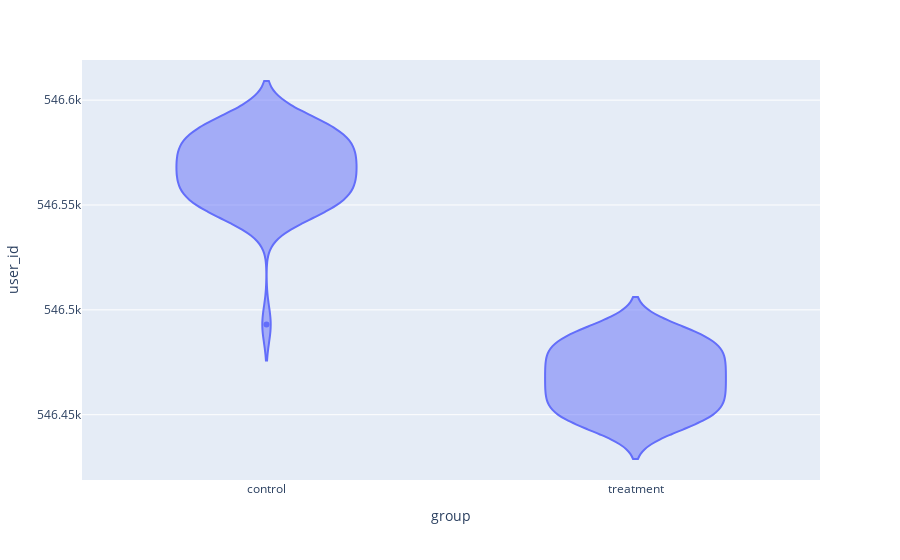

Source (notebook cell):
### Markdown cell above
### Bivariate and Multivarite Analysis (EDA)

### Code cell
#violin plot to check distribution of users with respect to groups
px.violin(data,x='group',y='user_id')

### Figure 1 — Plotly figure (JSON) as saved in the notebook; plotly's stock layout.template omitted (floating-point values rounded to 4 significant figures)
{"data": [{"alignmentgroup": "True", "box": {"visible": false}, "hovertemplate": "group=%{x}<br>user_id=%{y}<extra></extra>", "legendgroup": "", "marker": {"color": "#636efa"}, "name": "", "offsetgroup": "", "orientation": "v", "scalegroup": "True", "showlegend": false, "type": "violin", "x": ["control", "treatment", "treatment", "control", "treatment", "control", "treatment", "control", "treatment", "control", "control", "control", "treatment", "treatment", "control", "treatment", "treatment", "control", "control", "control", "control", "control", "treatment", "treatment", "treatment", "treatment", "treatment", "control", "treatment", "control", "treatment", "control", "control", "control", "control", "control", "control", "control", "treatment", "control", "control", "control", "treatment", "treatment", "treatment", "control", "treatment", "treatment", "treatment", "treatment", "control", "treatment", "treatment", "control", "treatment", "control", "control", "treatment", "control", "control", "treatment", "treatment", "control", "control", "control", "treatment", "control", "control", "treatment", "control", "control", "treatment", "treatment", "treatment", "control", "control", "control", "treatment", "treatment", "control", "treatment", "treatment", "treatment", "control", "control", "control", "treatment", "treatment", "treatment", "control", "treatment", "treatment", "control", "treatment", "control", "treatment", "control", "treatment", "treatment", "treatment"], "x0": " ", "xaxis": "x", "y": [546592, 546468, 546462, 546567, 546459, 546558, 546448, 546581, 546461, 546548, 546588, 546546, 546491, 546478, 546578, 546466, 546443, 546555, 546493, 546549, 546560, 546584, 546450, 546475, 546456, 546455, 546469, 546586, 546471, 546575, 546464, 546556, 546585, 546577, 546587, 546552, 546551, 546557, 546487, 546589, 546559, 546570, 546489, 546453, 546488, 546565, 546460, 546458, 546492, 546473, 546554, 546457, 546479, 546576, 546482, 546563, 546569, 546454, 546562, 546574, 546470, 546467, 546572, 546590, 546553, 546445, 546545, 546582, 546484, 546579, 546568, 546476, 546452, 546444, 546591, 546583, 546573, 546485, 546486, 546547, 546490, 546449, 546463, 546580, 546571, 546564, 546465, 546480, 546447, 546561, 546477, 546451, 546566, 546474, 546550, 546446, 546544, 546472, 546481, 546483], "y0": " ", "yaxis": "y"}], "layout": {"legend": {"tracegroupgap": 0}, "margin": {"t": 60}, "violinmode": "group", "xaxis": {"anchor": "y", "domain": [0, 1], "title": {"text": "group"}}, "yaxis": {"anchor": "x", "domain": [0, 1], "title": {"text": "user_id"}}}}
